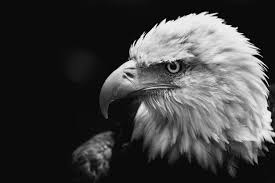
%> input picture images1.jpeg, 275 x 183 px
$ octave abidaFFTmagnitude.m   (GNU Octave 9; MATLAB toolbox functions it lacks are replaced by stand-ins)
%> lines starting %> are read from the running program, lines starting %| are printed output that depends on the picture
%================================================================================
% ABIDA SHOUKAT
% 2022-a-8024
% BS(SE)A 6 Semester
%================================================================================
% abidaFFTmagnitude.m

% Step 1: Read and convert images to double format
img1 = im2double(imread('images1.jpeg'));    % Read first image and convert it to double precision (range [0,1])
%> img1: size 183x275x3 double; min 0, max 1, mean 0.247
img2 = im2double(imread('images2.jpeg'));    % Read second image and convert it to double precision (range [0,1])
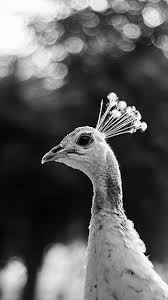
%> input picture images2.jpeg, 168 x 300 px
%> img2: size 300x168x3 double; min 0, max 1, mean 0.363

% Debugging: Display the size of the images to ensure they are loaded correctly
disp('Size of img1:');
disp(size(img1));
%|    183   275     3
disp('Size of img2:');
disp(size(img2));
%|    300   168     3

% Step 2: Convert to grayscale if images are RGB (i.e., have 3 channels)
if size(img1, 3) == 3
    img1 = rgb2gray(img1);
%> img1: size 183x275 double
end
if size(img2, 3) == 3
    img2 = rgb2gray(img2);
%> img2: size 300x168 double
end

% Step 3: Resize image2 to match the size of image1 (necessary for FFT operations)
img2 = imresize(img2, [size(img1,1), size(img1,2)]);  % Resize image2 to match image1's height and width
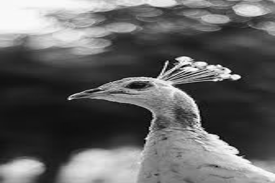
%> img2: size 183x275 double; min -0.0513, max 1.01, mean 0.363; drawn with min black and max white

% Step 4: Perform 2D Fast Fourier Transform (FFT) on both images
fft1 = fft2(img1);
fft2 = fft2(img2);

% Step 5: Extract magnitude and phase components from the FFT results
mag1 = abs(fft1);
mag2 = abs(fft2);
phase1 = angle(fft1);
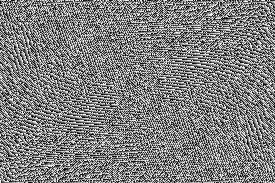
%> phase1: size 183x275 double; min -3.14, max 3.14, mean -2.08e-17; drawn with min black and max white
phase2 = angle(fft2);
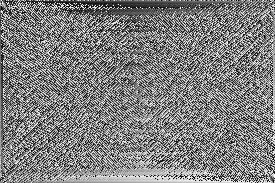
%> phase2: size 183x275 double; min -3.14, max 3.14, mean 1.36e-17; drawn with min black and max white

% Step 6: Mix magnitude and phase from different images and reconstruct new images using inverse FFT
mixed1 = real(ifft2(mag1 .* exp(1i * phase2)));
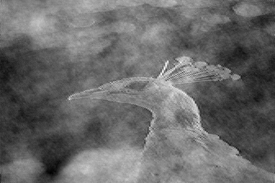
%> mixed1: size 183x275 double; min -0.546, max 1.36, mean 0.247; drawn with min black and max white
mixed2 = real(ifft2(mag2 .* exp(1i * phase1)));
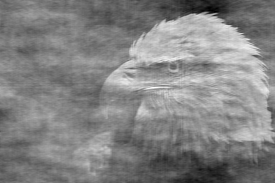
%> mixed2: size 183x275 double; min -0.69, max 1.35, mean 0.363; drawn with min black and max white

% Step 7: Display all results in a 3x3 grid layout using subplots
figure('Name','FFT Magnitude and Phase Mixing','NumberTitle','off');  % Create a new figure window with a custom name

% Display original image1
subplot(3,3,1);
imshow(img1, []);
title('Original Image-1');

% Display magnitude of image1 (logarithmic scale for better visibility)
subplot(3,3,2);
imshow(log(1 + mag1), []);
title('Magnitude Image-1');

% Display phase of image1
subplot(3,3,3);
imshow(phase1, []);                     % Display phase spectrum of image1
title('Phase Image-1');                 % Set subplot title

% Display original image2
subplot(3,3,4);
imshow(img2, []);                        % Display grayscale image2
title('Original Image-2');              % Set subplot title

% Display magnitude of image2
subplot(3,3,5);
imshow(log(1 + mag2), []);              % Display magnitude of image2 with log scale
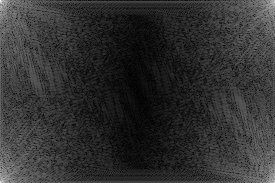
%> displayed picture: size 183x275, on the screen's scale of 0 to 255; min 0, max 255, mean 48.6
title('Magnitude Image-2');             % Set subplot title

% Display phase of image2
subplot(3,3,6);
imshow(phase2, []);                     % Display phase spectrum of image2
title('Phase Image-2');                 % Set subplot title

% Display mixed result: magnitude from image1 and phase from image2
subplot(3,3,7);
imshow(mixed1, []);                     % Show reconstructed image
title('Mag1 + Phase2');                 % Set subplot title

% Display mixed result: magnitude from image2 and phase from image1
subplot(3,3,8);
imshow(mixed2, []);                     % Show reconstructed image
title('Mag2 + Phase1');                 % Set subplot title
